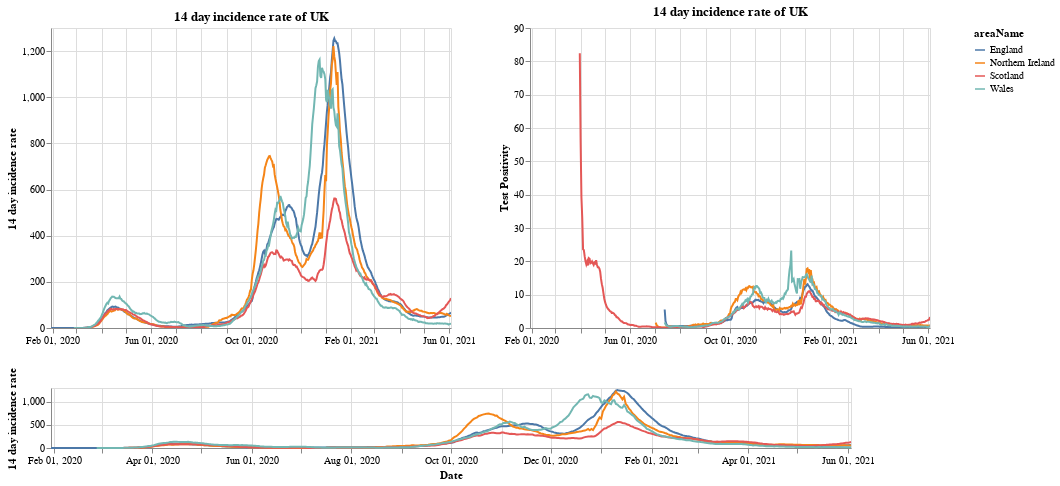

The notebook cell saved with this chart:
### Markdown cell above
# Plots

First a plot with each country in the UK. The top right shows the positivity rate for (which is the percentage of registered tests which were positive) while the top left is the 14 day incidence rate. The bottom chart can be used to select the timeframe (does not work on a mobile device).

### Code cell
#collapse
brush = alt.selection(type='interval', name='DateBrush',encodings=['x'],fields=['Time'])
leg_selection = alt.selection_multi(fields=['areaName'], bind='legend')

base = alt.Chart(uk_cases).mark_line().encode(
    x=alt.X("yearmonthdate(date):T", axis=alt.Axis(title='Date')),
    y=alt.Y("twoWeeklyCasesRate:Q", axis=alt.Axis(title='14 day incidence rate')),
    tooltip=['areaName', 'date','twoWeeklyCasesRate', 'testPositivity'],
    color='areaName',
    opacity=alt.condition(leg_selection, alt.value(2), alt.value(0.1))
).add_selection(leg_selection).properties(width=400)

upper = base.encode(alt.X('yearmonthdate(date):T', axis=alt.Axis(title=''),
                         scale=alt.Scale(domain=brush))
                   ).properties(title=f'14 day incidence rate of UK')
upper_right = upper.encode(alt.Y('testPositivity:Q', axis=alt.Axis(title='Test Positivity')))
lower = base.properties(height=60, width = 800).add_selection(brush)

(upper | upper_right) & lower

### Figure 1 — Vega-Lite specification as saved in the notebook (floating-point values rounded to 4 significant figures; data arrays with more than 128 entries replaced by an {"elided": "..."} marker saying what was removed)
{"config": {"view": {"continuousWidth": 400, "continuousHeight": 300}}, "vconcat": [{"hconcat": [{"mark": "line", "encoding": {"color": {"type": "nominal", "field": "areaName"}, "opacity": {"condition": {"value": 2, "selection": "selector001"}, "value": 0.1}, "tooltip": [{"type": "nominal", "field": "areaName"}, {"type": "temporal", "field": "date"}, {"type": "quantitative", "field": "twoWeeklyCasesRate"}, {"type": "quantitative", "field": "testPositivity"}], "x": {"type": "temporal", "axis": {"title": ""}, "field": "date", "scale": {"domain": {"selection": "DateBrush"}}, "timeUnit": "yearmonthdate"}, "y": {"type": "quantitative", "axis": {"title": "14 day incidence rate"}, "field": "twoWeeklyCasesRate"}}, "selection": {"selector001": {"type": "multi", "fields": ["areaName"], "bind": "legend"}}, "title": "14 day incidence rate of UK", "width": 400}, {"mark": "line", "encoding": {"color": {"type": "nominal", "field": "areaName"}, "opacity": {"condition": {"value": 2, "selection": "selector001"}, "value": 0.1}, "tooltip": [{"type": "nominal", "field": "areaName"}, {"type": "temporal", "field": "date"}, {"type": "quantitative", "field": "twoWeeklyCasesRate"}, {"type": "quantitative", "field": "testPositivity"}], "x": {"type": "temporal", "axis": {"title": ""}, "field": "date", "scale": {"domain": {"selection": "DateBrush"}}, "timeUnit": "yearmonthdate"}, "y": {"type": "quantitative", "axis": {"title": "Test Positivity"}, "field": "testPositivity"}}, "selection": {"selector001": {"type": "multi", "fields": ["areaName"], "bind": "legend"}}, "title": "14 day incidence rate of UK", "width": 400}]}, {"mark": "line", "encoding": {"color": {"type": "nominal", "field": "areaName"}, "opacity": {"condition": {"value": 2, "selection": "selector001"}, "value": 0.1}, "tooltip": [{"type": "nominal", "field": "areaName"}, {"type": "temporal", "field": "date"}, {"type": "quantitative", "field": "twoWeeklyCasesRate"}, {"type": "quantitative", "field": "testPositivity"}], "x": {"type": "temporal", "axis": {"title": "Date"}, "field": "date", "timeUnit": "yearmonthdate"}, "y": {"type": "quantitative", "axis": {"title": "14 day incidence rate"}, "field": "twoWeeklyCasesRate"}}, "height": 60, "selection": {"selector001": {"type": "multi", "fields": ["areaName"], "bind": "legend"}, "DateBrush": {"type": "interval", "encodings": ["x"], "fields": ["Time"]}}, "width": 800}], "data": {"name": "data-d97a5b17da10190fc7b3a1a2b8fcf9ff"}, "$schema": "https://vega.github.io/schema/vega-lite/v4.8.1.json", "datasets": {"data-d97a5b17da10190fc7b3a1a2b8fcf9ff": {"elided": "1872 records"}}}
